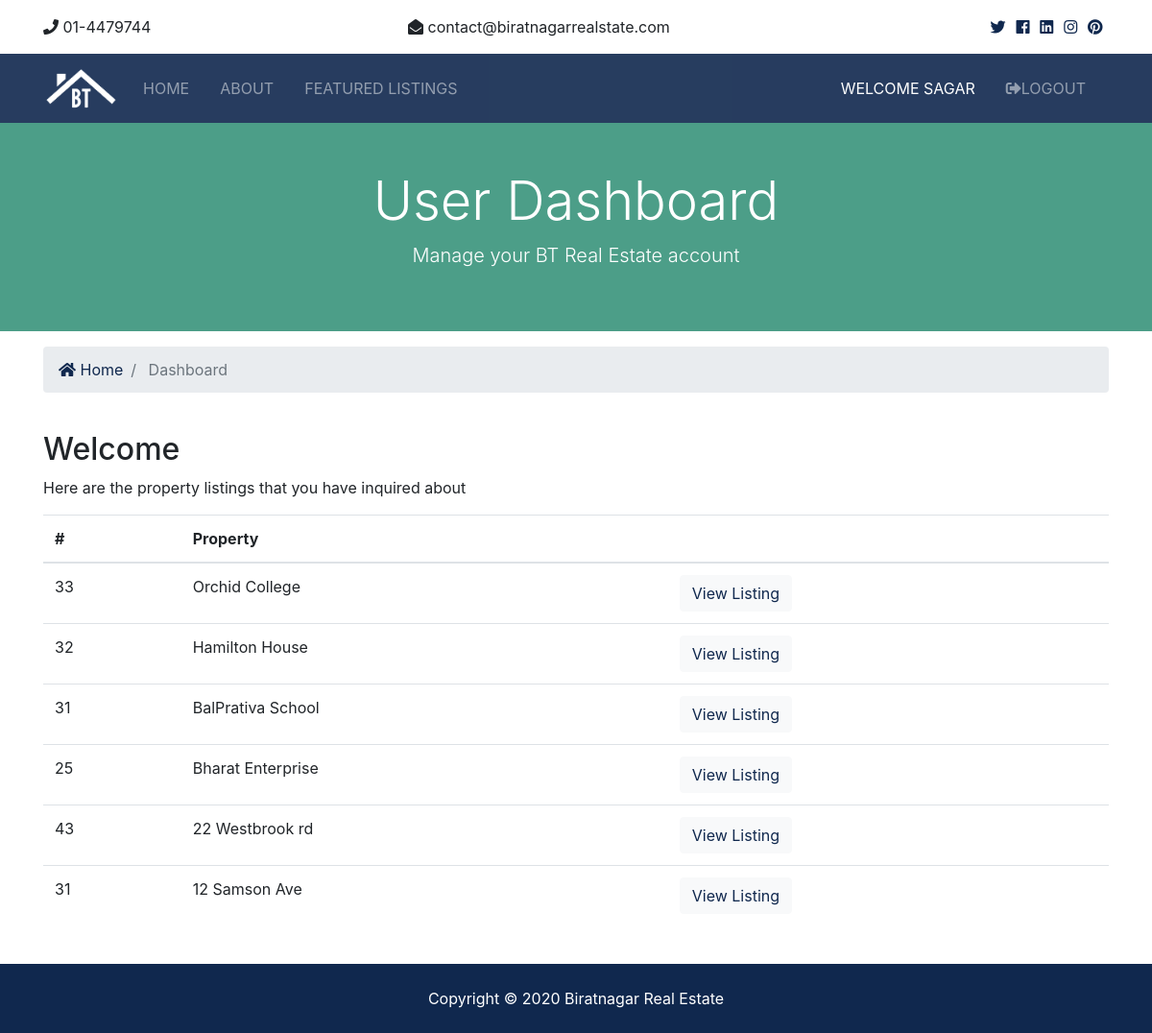
The app's page /accounts/dashboard (signed in), older data.
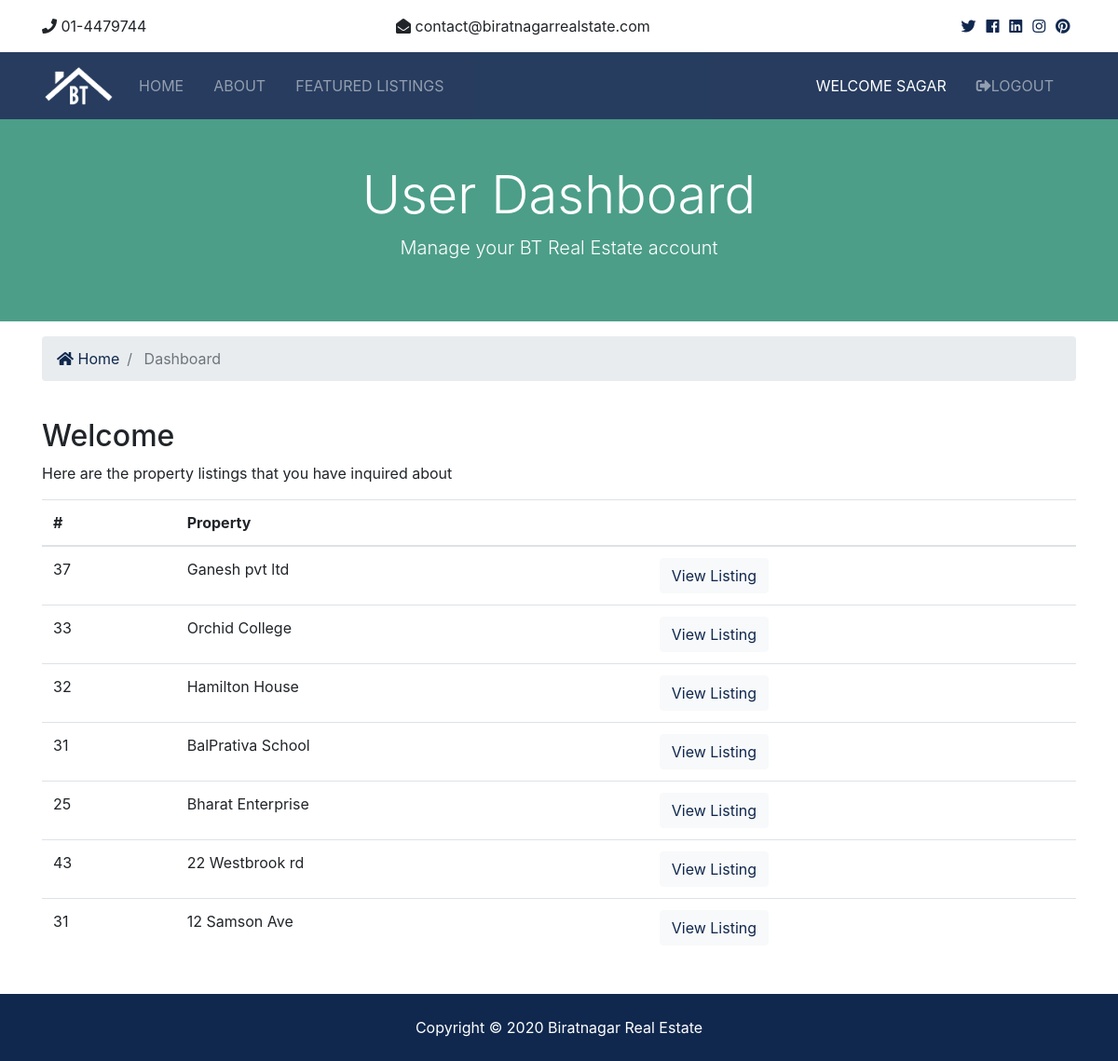
The same page, newer data.
### contacts/models.py (models this page shows, shortened)
class Contact(models.Model):
    listing=models.CharField(max_length=200)
    listing_id=models.IntegerField()
    name=models.CharField(max_length=200)
    email=models.CharField(max_length=100)
    phone=models.CharField(max_length=100)
    message=models.TextField(blank=True)
    contact_date=models.DateTimeField(default=datetime.now ,blank=True )
    user_id=models.IntegerField(blank=True)

### accounts/views.py (the view)
# urls.py: path('dashboard',views.dashboard,name='dashboard'),
def dashboard(request):
    user_contacts=Contact.objects.order_by('-contact_date').filter(user_id=request.user.id)
    context={
        'contacts':user_contacts
    }
    return render(request,'accounts/dashboard.html',context)

### templates/accounts/dashboard.html (shortened to what this page needs)
{% extends 'base.html' %}
{% block content  %}
<section id="showcase-inner" class="py-5 text-white">
    <div class="container">
        <div class="row text-center">
            <div class="col-md-12">
                <h1 class="display-4">User Dashboard</h1>
                <p class="lead">Manage your BT Real Estate account</p>
            </div>
        </div>
    </div>
</section>
<section id="bc" class="mt-3">
    <div class="container">
        <nav aria-label="breadcrumb">
            <ol class="breadcrumb">
                <li class="breadcrumb-item">
                    <a href="{% url 'index' %}">
                        <i class="fas fa-home"></i> Home</a>
                </li>
                <li class="breadcrumb-item active"> Dashboard</li>
            </ol>
        </nav>
    </div>
</section>
<section id="dashboard" class="py-4">
    <div class="container">
        <div class="row">
            <div class="col-md-12">
                <h2>Welcome {{user.first_name}}</h2>
                <p>Here are the property listings that you have inquired about</p>
                {% if contacts %}
                <table class="table">
                    <thead>
                        <tr>
                            <th scope="col">#</th>
                            <th scope="col">Property</th>
                            <th></th>
                        </tr>
                    </thead>
                    <tbody>
                        {% for contact in contacts %}
                        <tr>
                            <td>{{ contact.id }}</td>
                            <td>{{ contact.listing }}</td>
                            <td>
                                <a class="btn btn-light" href="{% url 'listing' contact.listing_id %">View Listing</a>
                            </td>
                        </tr>
                        <tr>
                            <td>43</td>
                            <td>22 Westbrook rd</td>
                            <td>
                                <a class="btn btn-light" href="#">View Listing</a>
                            </td>
                        </tr>
                        <tr>
                            <td>31</td>
                            <td>12 Samson Ave</td>
                            <td>
                                <a class="btn btn-light" href="#">View Listing</a>
                            </td>
                        </tr>
                    </tbody>
                </table>
                {% endif %}
            </div>
        </div>
    </div>
</section>
{% endblock %}

### templates/base.html (shortened to what this page needs)
{% load static %}
<!DOCTYPE html>
<html lang="en">
<head>
    <link rel="stylesheet" href="{% static  'css/all.css' %}">
    <link rel="stylesheet" href="{% static  'css/admin.css' %}">
    <link rel="stylesheet" href="{% static  'css/bootstrap.css' %}">
    <link rel="stylesheet" href="{% static  'css/lightbox.min.css' %}">
    <link rel="stylesheet" href="{% static  'css/style.css' %}">
</head>
<body>
     {% include 'partials/_topbar.html' %}
     {% include 'partials/_navbar.html' %}
    {% block content %}  {% endblock %}
     {% include 'partials/_footer.html' %}
</body>
</html>

### templates/partials/_topbar.html
<section id="top-bar" class="p-3">
    <div class="container">
        <div class="row">
            <div class="col-md-4">
                <i class="fas fa-phone"></i> 01-4479744
            </div>
            <div class="col-md-4">
                <i class="fas fa-envelope-open"></i> contact@biratnagarrealstate.com
            </div>
            <div class="col-md-4">
                <div class="social text-right">
                    <a href="#">
                        <i class="fab fa-twitter"></i>
                    </a>
                    <a href="#">
                        <i class="fab fa-facebook"></i>
                    </a>
                    <a href="#">
                        <i class="fab fa-linkedin"></i>
                    </a>
                    <a href="#">
                        <i class="fab fa-instagram"></i>
                    </a>
                    <a href="#">
                        <i class="fab fa-pinterest"></i>
                    </a>
                </div>
            </div>
        </div>
    </div>
</section>

### templates/partials/_navbar.html (shortened to what this page needs)
<nav class="navbar navbar-expand-lg navbar-dark bg-primary sticky-top">
    <div class="container">
        <a class="navbar-brand" href="index.html">
            <img src="assets/img/logo.png" class="logo" alt="">
        </a>
        <div class="collapse navbar-collapse" id="navbarNavAltMarkup">
            <ul class="navbar-nav">
                <li
                {% if '/' == request.path %}
                 class="nav-item   active mr-3"
                {% else %}
                 class="nav-item mr-3"
                {% endif %}
                >
                    <a class="nav-link" href="{% url 'index' %}">Home</a>
                </li>
                <li
                {% if 'about' in request.path %}
                 class="nav-item   active mr-3"
                {% else %}
                 class="nav-item mr-3"
                {% endif %}
                >
                    <a class="nav-link" href="{% url 'about' %}">About</a>
                </li>
                <li
                {% if 'listings' in request.path %}
                 class="nav-item   active mr-3"
                {% else %}
                 class="nav-item mr-3"
                {% endif %}
                >
                    <a class="nav-link" href="{% url 'listings' %}">Featured Listings</a>
                </li>
            </ul>
            <ul class="navbar-nav ml-auto">
                {% if user.is_authenticated %}
                <li
                {% if 'dashboard' in request.path %}
                 class="nav-item   active mr-3"
                {% else %}
                 class="nav-item mr-3"
                {% endif %}
                >
                <a class="nav-link" href="{% url 'dashboard' %}">
                    Welcome {{user.username}} </a>
            </li>
            <li class="nav-item mr-3">
                <a href="javascript:{document.getElementById('logout').submit()}" class="nav-link">
                    <i class="fas fa-sign-out-alt"></i>Logout
                </a>
            </li>
                {% endif %}
            </ul>
        </div>
    </div>
</nav>

### templates/partials/_footer.html
<footer id="main-footer" class="py-4 bg-primary text-white text-center">
    Copyright &copy;
    <span class="year"></span> Biratnagar Real Estate
</footer>

### btre/static/css/all.css (style rules this page uses)
.fa, .fas, .far, .fal, .fab { -moz-osx-font-smoothing: grayscale; -webkit-font-smoothing: antialiased; display: inline-block; font-style: normal; font-variant: normal; text-rendering: auto; line-height: 1; }
.fa-envelope-open:before { content: "\f2b6"; }
.fa-facebook:before { content: "\f09a"; }
.fa-home:before { content: "\f015"; }
.fa-instagram:before { content: "\f16d"; }
.fa-linkedin:before { content: "\f08c"; }
.fa-phone:before { content: "\f095"; }
.fa-pinterest:before { content: "\f0d2"; }
.fa-sign-out-alt:before { content: "\f2f5"; }
.fa-twitter:before { content: "\f099"; }
.fab { font-family: 'Font Awesome 5 Brands'; }
.fa, .fas { font-family: 'Font Awesome 5 Free'; font-weight: 900; }

### btre/static/css/admin.css (style rules this page uses)
a:link,a:visited { color:#10284e; }

### btre/static/css/style.css (style rules this page uses)
img { width: 100%; }
.logo { width: 80px; }
.navbar { opacity: 0.9; text-transform: uppercase; }
.social a { margin-right: 0.4rem; }
#showcase-inner { background: url(../img/building.jpg) no-repeat top center fixed/cover; position: relative; overflow: hidden; min-height: 200px; }
#showcase-inner::before { content: ''; position: absolute; top: 0; left: 0; min-height: 100%; width: 100%; background: rgba(32, 134, 107, 0.8); }

Row changes from the older to the newer data that the page shows:
added Contact: id "37", listing "Ganesh pvt ltd"
